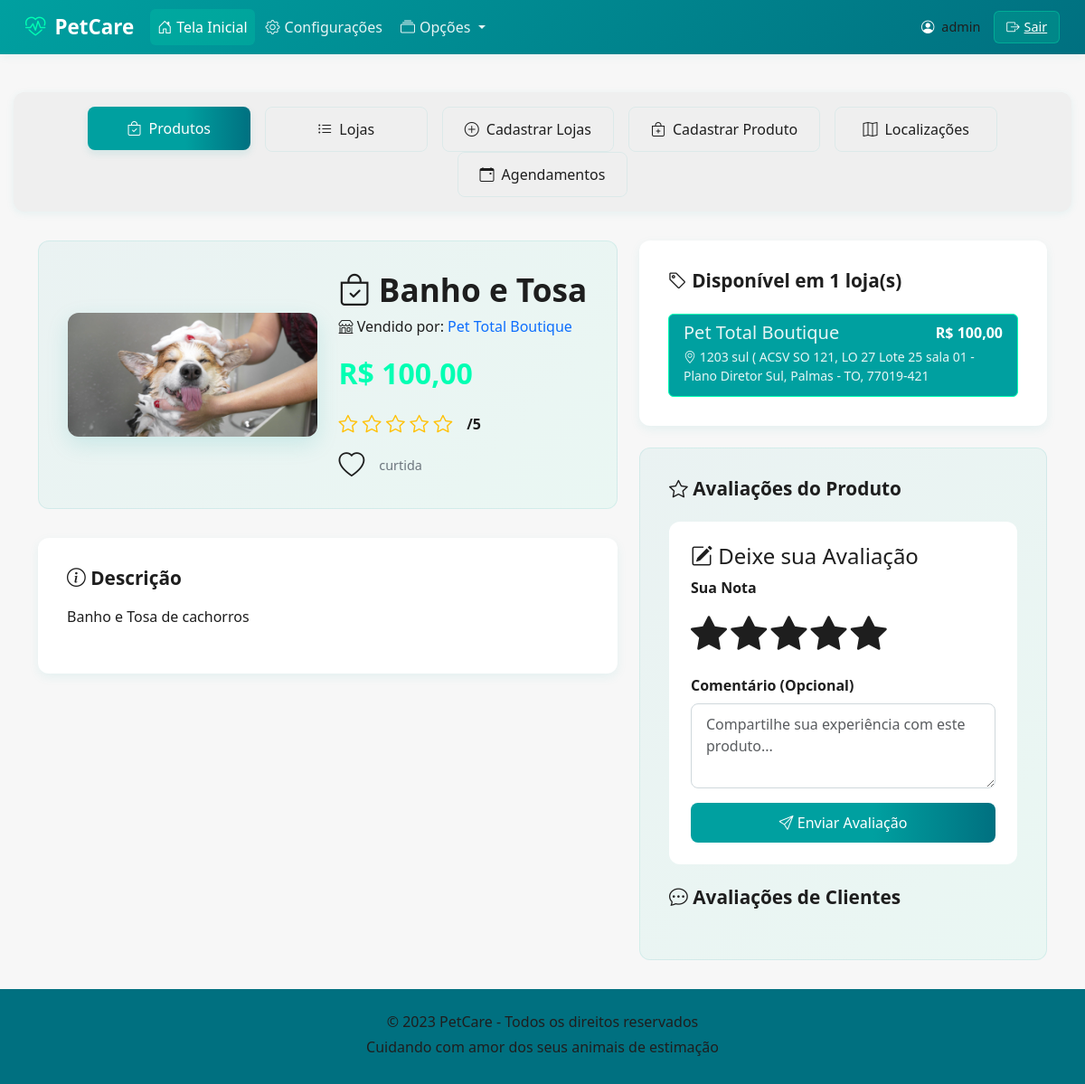
The app's page /produto/9/ (signed in) with its own data.
### produto/models.py (models this page shows, shortened)
class Produto(models.Model):
    loja = models.ForeignKey(Loja, on_delete=models.CASCADE, related_name='produtos')
    categoria = models.ForeignKey(Categoria, on_delete=models.SET_NULL, null=True, blank=True, related_name='produtos')
    nome = models.CharField(max_length=200)
    descricao = models.TextField(blank=True, null=True)
    preco = models.DecimalField(max_digits=10, decimal_places=2)
    estoque = models.PositiveIntegerField(default=0, help_text="Quantidade em estoque. Para serviços, pode ser 0.")
    disponivel = models.BooleanField(default=True)
    animal_destino = models.CharField(max_length=10, choices=ANIMAL_CHOICES, default='TODOS')
    porte_animal = models.CharField(max_length=10, choices=PORTE_CHOICES, default='TODOS', blank=True)
    idade_animal = models.CharField(max_length=10, choices=IDADE_CHOICES, default='TODOS', blank=True)
    foto = models.ImageField(
        upload_to='produtos_fotos/',
        blank=True,
        null=True,
        verbose_name="Foto do Produto"
    )
    class Meta:
        verbose_name = "Produto"
        verbose_name_plural = "Produtos"

### loja/models.py (models this page shows, shortened)
class Loja(models.Model):
    nome = models.CharField(max_length=100)
    endereco = models.CharField(max_length=255)
    telefone = models.CharField(max_length=20)
    horario_abertura = models.TimeField(default=time(9, 0))
    horario_fechamento = models.TimeField(default=time(18, 0))
    atendimento_emergencia = models.BooleanField(
        default=False,
        verbose_name="Atende Emergências (24h)"
    )
    descricao = models.TextField(
        blank=True,
        null=True,
        verbose_name="Descrição",
        help_text="Fale um pouco sobre a loja, seus serviços e diferenciais."
    )
    email = models.EmailField()
    website = models.URLField(blank=True, null=True)
    foto = models.ImageField(
        upload_to='loja/fotos/',
        blank=True,
        null=True,
        verbose_name="Foto da Loja"
    )
    avaliacao_media = models.FloatField(default=0)
    favoritada_por = models.ManyToManyField(User, related_name='lojas_favoritadas', blank=True)

### produto/views.py (the view)
# urls.py: path('<int:pk>/', ProdutoDetailView.as_view(), name='produto_detail'),
class ProdutoDetailView(LoginRequiredMixin, DetailView):
    model = Produto
    template_name = 'produto/produto_detail.html'
    context_object_name = 'produto'
    login_url = reverse_lazy('login')
    def get_context_data(self, **kwargs):
        context = super().get_context_data(**kwargs)
        produto_selecionado = self.get_object()
        ofertas = Produto.objects.filter(nome__iexact=produto_selecionado.nome, disponivel=True).order_by('preco')
        context['ofertas'] = ofertas
        return context

### templates/produto/produto_detail.html (shortened to what this page needs)
{% extends 'base.html' %}
{% load static %}
{% block css_local %}
<link href="{% static 'css/produto_form.css' %}" rel="stylesheet">
{% endblock %}
{% block conteudo %}
<div class="container mt-4">
    <div class="row g-4">
        <div class="col-lg-7">
            <div class="produto-header">
                <div class="row g-4 align-items-center">
                    <div class="col-md-6">
                        {% if produto.foto %}
                            <img src="{{ MEDIA_URL }}{{ produto.foto }}" class="produto-detail-img" alt="{{ produto.nome }}">
                        {% endif %}
                    </div>
                    <div class="col-md-6">
                        <h1><i class="bi bi-bag-check"></i> {{ produto.nome }}</h1>
                        <p class="loja-info">
                            <i class="bi bi-shop"></i>
                            Vendido por: <a href="{% url 'loja:loja_detail' produto.loja.pk %}" class="text-decoration-none">{{ produto.loja.nome }}</a>
                        </p>
                        <div class="preco-principal">R$ {{ produto.preco|floatformat:2 }}</div>
                        <div class="rating-section">
                            <div class="stars">
                                {% for i in "12345" %}
                                    {% if forloop.counter <= produto.avaliacao_media %}
                                        <i class="bi bi-star-fill text-warning"></i>
                                    {% elif forloop.counter|add:"-1" < produto.avaliacao_media %}
                                        <i class="bi bi-star-half text-warning"></i>
                                    {% else %}
                                        <i class="bi bi-star text-warning"></i>
                                    {% endif %}
                                {% endfor %}
                            </div>
                            <span class="valor">{{ produto.avaliacao_media|floatformat:1 }}/5</span>
                        </div>
                        {% if user.is_authenticated %}
                        <div class="curtidas-info">
                            <button type="button" class="btn-curtir-produto {% if curtido %}curtido{% endif %}"
                                    data-url="{% url 'produto:curtir' produto.id %}"
                                    data-csrf="{{ csrf_token }}"
                                    data-count-target="curtidas-count-{{ produto.id }}"
                                    title="Curtir produto">
                                <i class="bi {% if curtido %}bi-heart-fill{% else %}bi-heart{% endif %}"></i>
                            </button>
                            <span id="curtidas-count-{{ produto.id }}">{{ produto.curtido_por.count }}</span> curtida{{ produto.curtido_por.count|pluralize }}
                        </div>
                        {% endif %}
                    </div>
                </div>
            </div>
            <div class="descricao-section mt-4">
                <h3><i class="bi bi-info-circle"></i> Descrição</h3>
                <p>{{ produto.descricao|default:"Este produto não possui uma descrição detalhada." }}</p>
            </div>
        </div>
        <div class="col-lg-5">
            <div class="ofertas-section">
                <h3><i class="bi bi-tag"></i> Disponível em {{ ofertas.count }} loja(s)</h3>
                <div class="list-group">
                    {% for oferta in ofertas %}
                    <a href="{% url 'produto:produto_detail' pk=oferta.pk %}" class="list-group-item list-group-item-action {% if oferta.pk == produto.pk %}active{% endif %}">
                        <div class="d-flex w-100 justify-content-between">
                            <h5 class="mb-1 loja-nome">{{ oferta.loja.nome }}</h5>
                            <strong class="preco-oferta">R$ {{ oferta.preco|floatformat:2 }}</strong>
                        </div>
                        <p class="mb-1 small text-muted"><i class="bi bi-geo-alt"></i> {{ oferta.loja.endereco }}</p>
                    </a>
                    {% endfor %}
                </div>
            </div>
            <div class="avaliacoes-section mt-4">
                <h3><i class="bi bi-star"></i> Avaliações do Produto</h3>
                {% if user.is_authenticated %}
                    {% if ja_avaliou %}
                        <div class="alerta-ja-avaliou" style="background: #e6fffa; border-left: 4px solid var(--primary-color); padding: 1rem; border-radius: 8px; margin-bottom: 1.5rem;">
                            <strong><i class="bi bi-check-circle"></i> Obrigado!</strong> Você já avaliou este produto. Sua avaliação foi registrada com sucesso.
                        </div>
                    {% else %}
                        <div class="formulario-avaliacao">
                            <h4><i class="bi bi-pencil-square"></i> Deixe sua Avaliação</h4>
                            <form method="post" action="{% url 'produto:avaliar' produto.id %}" id="form-avaliacao-produto">
                                <div class="mb-3">
                                    <label class="form-label"><strong>Sua Nota</strong></label>
                                    <div class="rating mb-2" style="justify-content: center;">
                                        {% for i in "12345" %}
                                            <input type="radio" id="star-produto-{{ i }}" name="nota" value="{% widthratio forloop.counter 1 -1 as neg_counter %}{{ 6|add:neg_counter }}" class="d-none">
                                            <label for="star-produto-{{ i }}" class="star-label" style="cursor:pointer; font-size:2.5rem; order: {{ i }};" >
                                                <i class="bi bi-star-fill"></i>
                                            </label>
                                        {% endfor %}
                                    </div>
                                </div>
                                <div class="mb-3">
                                    <label for="comentario" class="form-label"><strong>Comentário (Opcional)</strong></label>
                                    <textarea name="comentario" id="comentario" class="form-control" placeholder="Compartilhe sua experiência com este produto..." rows="3"></textarea>
                                </div>
                                <button type="submit" class="btn btn-custom-primary w-100">
                                    <i class="bi bi-send"></i> Enviar Avaliação
                                </button>
                            </form>
                        </div>
                    {% endif %}
                {% else %}
                    <div class="alert alert-warning text-center">
                        <i class="bi bi-exclamation-triangle"></i>
                        Faça <a href="{% url 'login' %}" class="alert-link"><strong>login</strong></a> para avaliar este produto.
                    </div>
                {% endif %}
                <div class="mt-4">
                    <h4 style="font-size: 1.3rem; font-weight: 700; color: var(--primary-color); margin-bottom: 1.5rem;">
                        <i class="bi bi-chat-dots"></i> Avaliações de Clientes
                    </h4>
                </div>
            </div>
        </div>
    </div>
</div>
{% endblock %}

### templates/base.html (shortened to what this page needs)
<!DOCTYPE html>
<html lang="pt-br">
<head>
    {% load static %}
    <link href="{% static 'bootstrap-5.3.8-dist/css/bootstrap.min.css' %}" rel="stylesheet">
    <link href="https://cdn.jsdelivr.net/npm/@coreui/coreui@5.4.3/dist/css/coreui.min.css" rel="stylesheet">
    <link rel="stylesheet" href="https://cdn.jsdelivr.net/npm/bootstrap-icons@1.11.0/font/bootstrap-icons.css">
    <link href="{% static 'css/base.css' %}" rel="stylesheet">
    <link href="{% static 'css/padrao.css' %}" rel="stylesheet">
    {% block css_local %}{% endblock %}
</head>
<body class="{% if request.resolver_match.url_name == 'login' or request.resolver_match.url_name == 'cadastro' %}login-page{% endif %}">
    <nav class="navbar navbar-expand-lg navbar-dark fixed-top">
        <div class="container-fluid">
            <a class="navbar-brand" href="#">
                <i class="bi bi-heart-pulse"></i> PetCare
            </a>
            <div class="collapse navbar-collapse" id="navbarMain">
                <ul class="navbar-nav me-auto">
                    <li class="nav-item">
                        <a class="nav-link active" href="{% url 'produto:produto_list' %}">
                            <i class="bi bi-house-door"></i> Tela Inicial
                        </a>
                    </li>
                    <li class="nav-item">
                        <a class="nav-link" href="#">
                            <i class="bi bi-gear"></i> Configurações
                        </a>
                    </li>
                    <li class="nav-item dropdown">
                        <a class="nav-link dropdown-toggle" href="#" role="button" data-bs-toggle="dropdown" aria-expanded="false">
                            <i class="bi bi-collection"></i> Opções
                        </a>
                    </li>
                </ul>
                <div class="user-section">
                    {% if user.is_authenticated %}
                        <div class="user-info">
                            <i class="bi bi-person-circle"></i>
                            <span>{{ user.username }}</span>
                        </div>
                        <a href="{% url 'logout' %}" class="btn-logout"><i class="bi bi-box-arrow-right"></i> Sair</a>
                    {% else %}
                        <a href="{% url 'login' %}" class="btn btn-outline-light me-2">Entrar</a>
                        <a href="{% url 'cadastro' %}" class="btn btn-light">Cadastre-se</a>
                    {% endif %}
                </div>
            </div>
        </div>
    </nav>
    <main class="main-container">
        <div id="menu-superior">
            {% block menu_superior %}
                <section class="menu-section">
                    <ul class="nav nav-pills justify-content-center">
                        <li class="nav-item">
                            <a class="nav-link {% if request.resolver_match.url_name == 'produto_list' or request.resolver_match.url_name == 'produto_detail' %}active{% endif %}" href="{% url 'produto:produto_list' %}">
                                <i class="bi bi-bag-check"></i> Produtos
                            </a>
                        </li>
                        <li class="nav-item">
                            <a class="nav-link {% if request.resolver_match.url_name == 'loja_list' or request.resolver_match.url_name == 'loja_detail' %}active{% endif %}" href="{% url 'loja:loja_list' %}">
                                <i class="bi bi-list-ul"></i> Lojas
                            </a>
                        </li>
                        {% if user.is_superuser %}
                        <li class="nav-item">
                            <a class="nav-link {% if request.resolver_match.url_name == 'loja_create' %}active{% endif %}" href="{% url 'loja:loja_create' %}">
                                <i class="bi bi-plus-circle"></i> Cadastrar Lojas
                            </a>
                        </li>
                        {% endif %}
                        {% if user.is_superuser or is_store_user %}
                        <li class="nav-item">
                            <a class="nav-link {% if request.resolver_match.url_name == 'produto_create' %}active{% endif %}" href="{% url 'produto:produto_create' %}">
                                <i class="bi bi-bag-plus"></i> Cadastrar Produto
                            </a>
                        </li>
                        {% endif %}
                        <li class="nav-item">
                            <a class="nav-link {% if request.resolver_match.url_name == 'mapa_view' %}active{% endif %}" href="#">
                                <i class="bi bi-map"></i> Localizações
                            </a>
                        </li>
                        <li class="nav-item">
                            <a class="nav-link disabled" href="#">
                                <i class="bi bi-calendar-event"></i> Agendamentos
                            </a>
                        </li>
                    </ul>
                </section>
            {% endblock %}
        </div>
        <section id="conteudo" class="content-section">
            {% block conteudo %}{% endblock %}
        </section>
    </main>
    <footer class="footer">
        <div class="container">
            <p>© 2023 PetCare - Todos os direitos reservados</p>
            <p>Cuidando com amor dos seus animais de estimação</p>
        </div>
    </footer>
</body>
</html>

### records on screen
Produto: foto (picture), nome "Banho e Tosa", loja.nome "Pet Total Boutique", preco "100,00", descricao "Banho e Tosa de cachorros", loja.endereco "1203 sul ( ACSV SO 121, LO 27 Lote 25 sala 01 - Plano Diretor Sul, Palmas - TO, 77019-421"

### other values on screen
{{ user.username }} "admin"
{{ ofertas.count }} "1"
